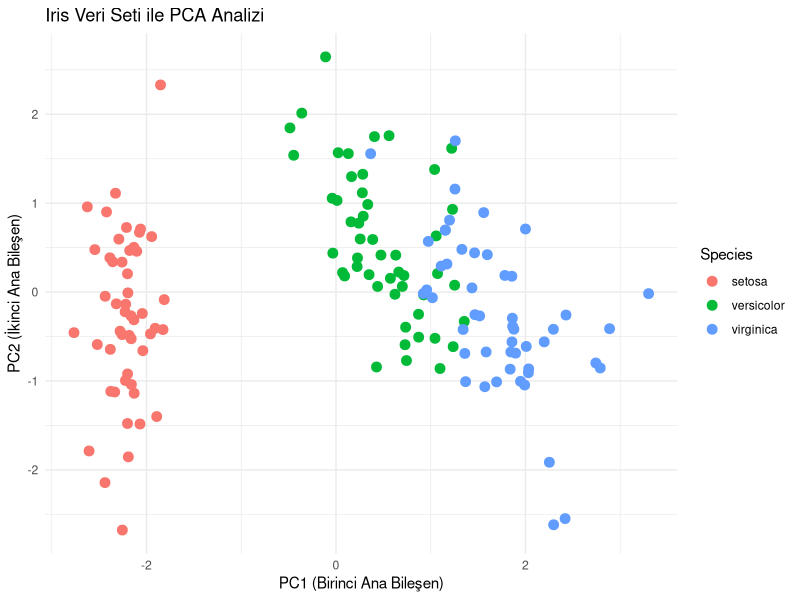

This figure's R source:
## ---- chunk 1
# ggplot2 paketini yükler
# ggplot2 veri görselleştirme için en yaygın kullanılan R paketlerinden biridir
library(ggplot2)
## ---- chunk 2
# data() fonksiyonu R içinde hazır bulunan veri setlerini yüklemek için kullanılır
# iris veri seti R içinde hazır bulunduğu için ayrıca indirmeye gerek yoktur
data(iris)

# head() fonksiyonu veri setinin ilk 6 satırını gösterir
# bu fonksiyon veri setinin yapısını hızlıca anlamamıza yardımcı olur
head(iris)

# str() fonksiyonu veri setinin yapısını gösterir
# değişkenlerin türünü (numeric, factor vb.) görmemizi sağlar
str(iris)
## ---- chunk 3
# iris veri setinin ilk dört sütununu seçiyoruz
# bu sütunlar sayısal ölçümleri içerir
iris_numeric <- iris[, 1:4]

# seçtiğimiz veri setinin ilk satırlarını gösteriyoruz
# böylece doğru sütunları seçtiğimizi kontrol edebiliriz
head(iris_numeric)

# veri setinin yapısını tekrar kontrol ediyoruz
# tüm değişkenlerin numeric olduğunu görmeliyiz
str(iris_numeric)
## ---- chunk 4
# prcomp() fonksiyonu PCA analizi yapmak için kullanılır
# iris_numeric veri setindeki sayısal değişkenleri PCA analizine sokuyoruz

# scale. = TRUE parametresi değişkenleri standartlaştırır
# böylece farklı ölçeklerdeki değişkenler PCA sonucunu etkilemez

pca_result <- prcomp(iris_numeric, scale. = TRUE)

## ---- chunk 5
# summary() fonksiyonu PCA sonucunun özetini gösterir

# burada her principal component'in
# veri setindeki toplam varyansın ne kadarını açıkladığını görürüz

summary(pca_result)
## ---- chunk 6
# PCA sonucunda elde edilen koordinatlar pca_result$x içinde bulunur

# bu koordinatları veri çerçevesine dönüştürüyoruz
# böylece daha kolay analiz ve grafik çizimi yapabiliriz

pca_scores <- as.data.frame(pca_result$x)

# PCA grafiğinde türleri gösterebilmek için
# Species değişkenini tekrar veri setine ekliyoruz

pca_scores$Species <- iris$Species
## ---- chunk 7
# ggplot fonksiyonu veri görselleştirmek için kullanılır

# aes() fonksiyonu grafikte hangi değişkenlerin kullanılacağını belirtir
# x ekseni -> PC1
# y ekseni -> PC2
# color -> Species (türlere göre renk)

ggplot(pca_scores, aes(x = PC1, y = PC2, color = Species)) +

  # geom_point() scatter plot oluşturur
  # size = 3 noktaların boyutunu büyütür
  geom_point(size = 3) +

  # x ekseninin etiketi
  xlab("PC1 (Birinci Ana Bileşen)") +

  # y ekseninin etiketi
  ylab("PC2 (İkinci Ana Bileşen)") +

  # grafiğin başlığı
  ggtitle("Iris Veri Seti ile PCA Analizi") +

  # daha temiz bir grafik teması
  theme_minimal()
